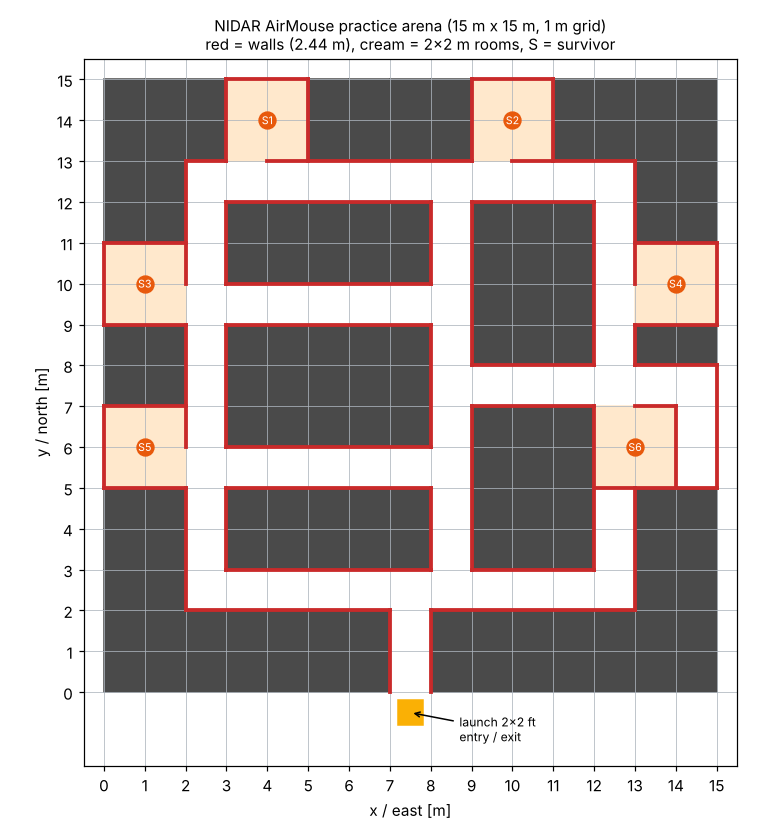
#> input picture ros2_ws/src/nidar_drone_description/worlds/nidar_arena_top.png, 770 x 836 px; its folder holds only this picture in this run
$ python -i canny_camera.py   (imports and definitions only)
#> lines starting #> are read from the running program, lines starting #| are printed output that depends on the picture; after the words box and inside, x2 and y2 are one past the last pixel; in counts of white or black regions, pixels touching at a corner belong together
"""Camera + Canny-edge obstacle avoidance, for comparison with OA-Stack (not part of OA-Stack).

Camera: forward pinhole, 96x72 px, 70 deg horizontal FOV, tilted 10 deg down, 10 Hz, 3D ray cast
in the same world. Pixels are shaded by surface type, face direction and distance, plus noise
(good indoor lighting; no motion blur). Two avoiders use it:

  canny_reactive  classic edge-density steering: Canny edges, image split into 7 vertical strips,
                  fly toward the strip with the fewest edges near the goal direction, slow down
                  when the centre strip is busy.
  canny_core      ground-plane free space (Lorigo/Ulrich style): in every image column the first
                  Canny edge from the bottom is taken as where an obstacle meets the floor; its
                  angle below the horizon and the camera height give a distance. These distances
                  replace the lidar in the SAME VFH+ / braking-limit / CBF core OA-Stack uses.
Neither can see ducts (they do not touch the floor) or judge height, so both fly at cruise.
"""
from __future__ import annotations

import math

import numpy as np
from scipy import ndimage

from bench_avoidance import ray_batch
from sim.world import RES

W, H = 96, 72
HFOV, TILT = math.radians(70.0), math.radians(-10.0)
VFOV = 2 * math.atan(math.tan(HFOV / 2) * H / W)
MAX_R = 8.0
ALBEDO = {0: 0.70, 1: 0.70, 2: 0.55, 3: 0.50, 4: 0.45, "person": 0.35, "floor": 0.62, "ceiling": 0.85}


# [20 lines left out: functions body_rays, kind_grid, not called in this run]


class Camera:
    # [33 lines left out: functions __init__, image, not called in this run]


def canny(img, sigma=1.0, lo=0.05, hi=0.12):
    """Canny (1986): Gaussian blur, Sobel gradient, non-maximum suppression, hysteresis."""
#> called with sigma = 1, lo = 0.05, hi = 0.12
    g = ndimage.gaussian_filter(img, sigma)
    gx, gy = ndimage.sobel(g, 1), ndimage.sobel(g, 0)
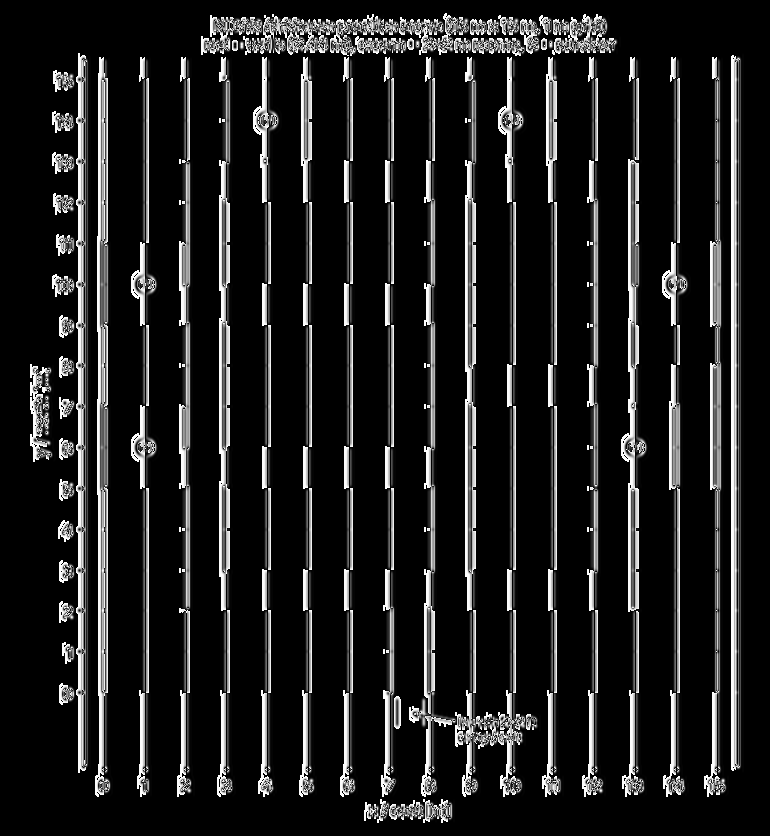
#> gx: shape (836, 770); min 0, max 255, mean 31.2
    mag = np.hypot(gx, gy)
    ang = (np.rad2deg(np.arctan2(gy, gx)) + 180) % 180
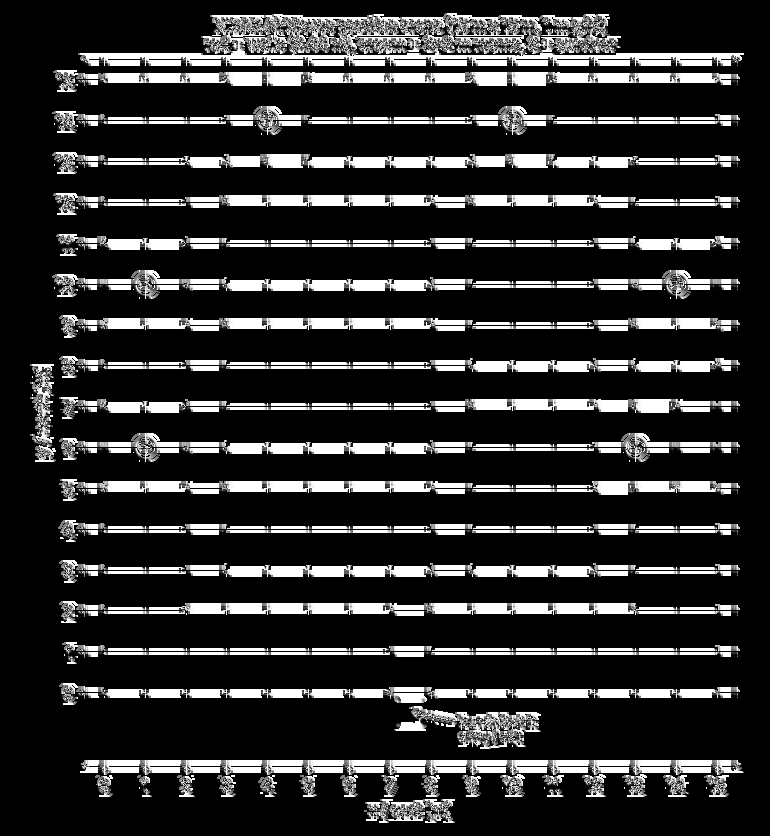
#> ang: shape (836, 770) float16; min 0, max 90, mean 16.2; drawn with min black and max white
    q = np.zeros_like(ang, dtype=int)
    q[(ang >= 22.5) & (ang < 67.5)] = 1
    q[(ang >= 67.5) & (ang < 112.5)] = 2
    q[(ang >= 112.5) & (ang < 157.5)] = 3
    p = np.pad(mag, 1)
    nb = {0: ((0, 1), (0, -1)), 1: ((1, 1), (-1, -1)), 2: ((1, 0), (-1, 0)), 3: ((1, -1), (-1, 1))}
    keep = np.zeros_like(mag, dtype=bool)
    for k, ((a1, b1), (a2, b2)) in nb.items():
        n1 = p[1 + a1:1 + a1 + mag.shape[0], 1 + b1:1 + b1 + mag.shape[1]]
        n2 = p[1 + a2:1 + a2 + mag.shape[0], 1 + b2:1 + b2 + mag.shape[1]]
        keep |= (q == k) & (mag >= n1) & (mag >= n2)
#> this loop made 4 passes
#> pass 1, in canny, `n2 = p[1 + a2:1 + a2 + mag.shape[0], 1 + b2:1 + b2 + mag.shape[1]]`:
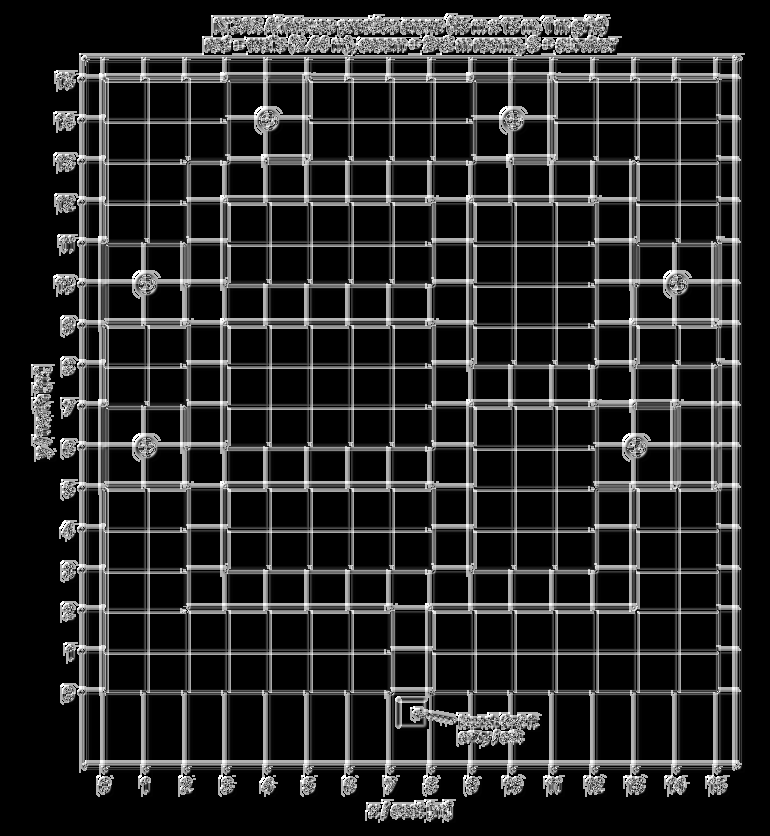
#> n2: shape (836, 770) float16; min 0, max 360.5, mean 55.5; drawn with min black and max white
#> pass 1, in canny, `keep |= (q == k) & (mag >= n1) & (mag >= n2)`:
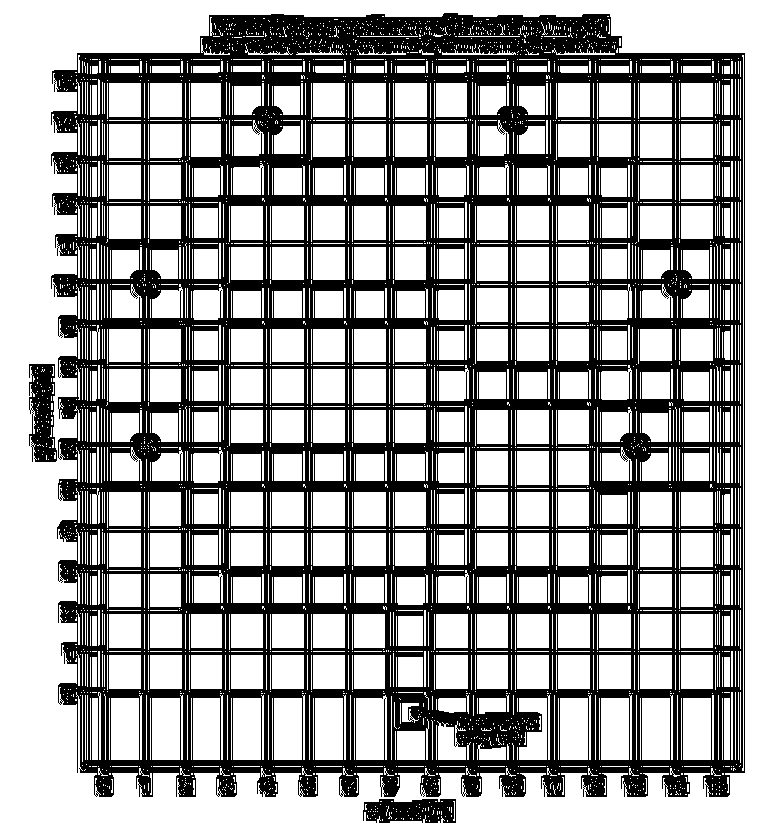
#> keep: shape (836, 770) bool; 64.9% white; 3 black regions, box (x1, y1, x2, y2) and area: (51, 13, 745, 797) 222192, (29, 364, 57, 462) 2018, (363, 799, 456, 823) 1798
#> after the loop:
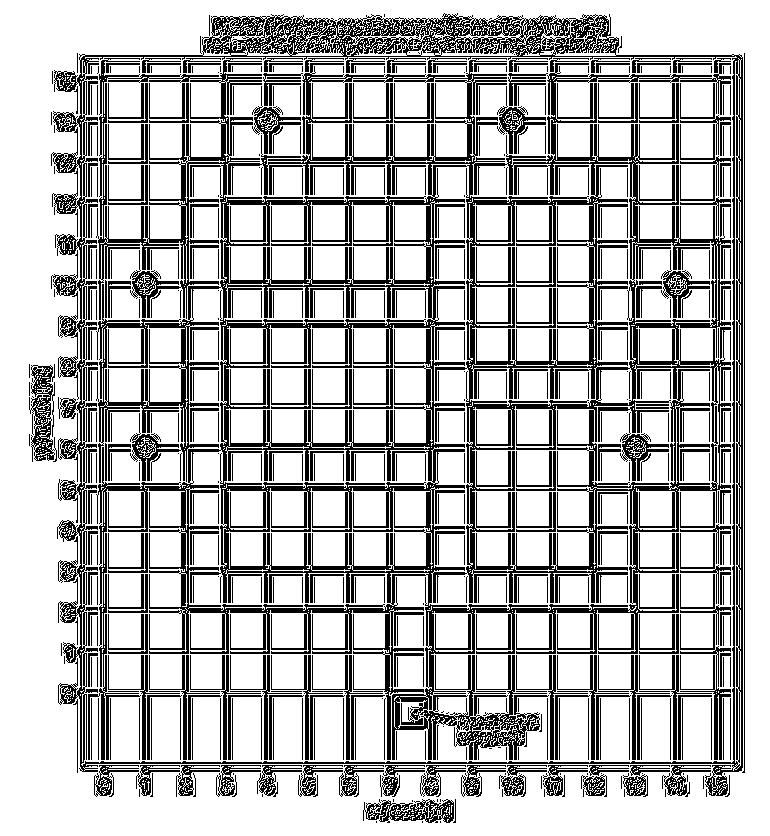
#> keep: shape (836, 770) bool; 72.9% white; 574 black regions (133 under 20 px), largest, box (x1, y1, x2, y2) and area: (88, 58, 731, 760) 94787, (51, 13, 743, 796) 26247, (29, 364, 57, 462) 1408
    nms = mag * keep
    strong, weak = nms >= hi, nms >= lo
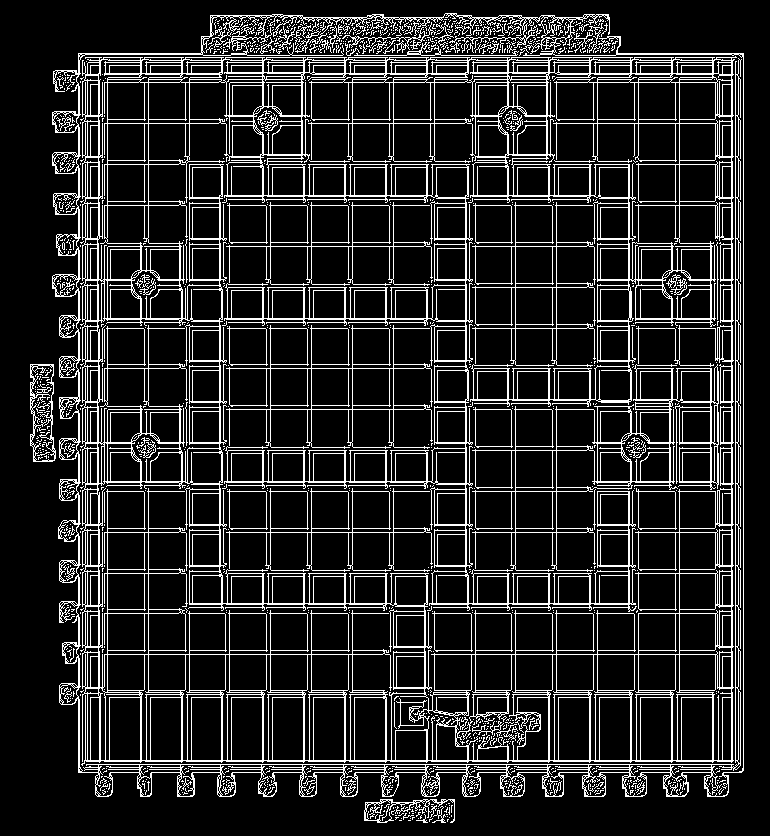
#> strong: shape (836, 770) bool; 14.7% white in thin lines or dots, all inside (x1, y1, x2, y2) = (30, 13, 744, 823)
    lab, n = ndimage.label(weak, structure=np.ones((3, 3)))
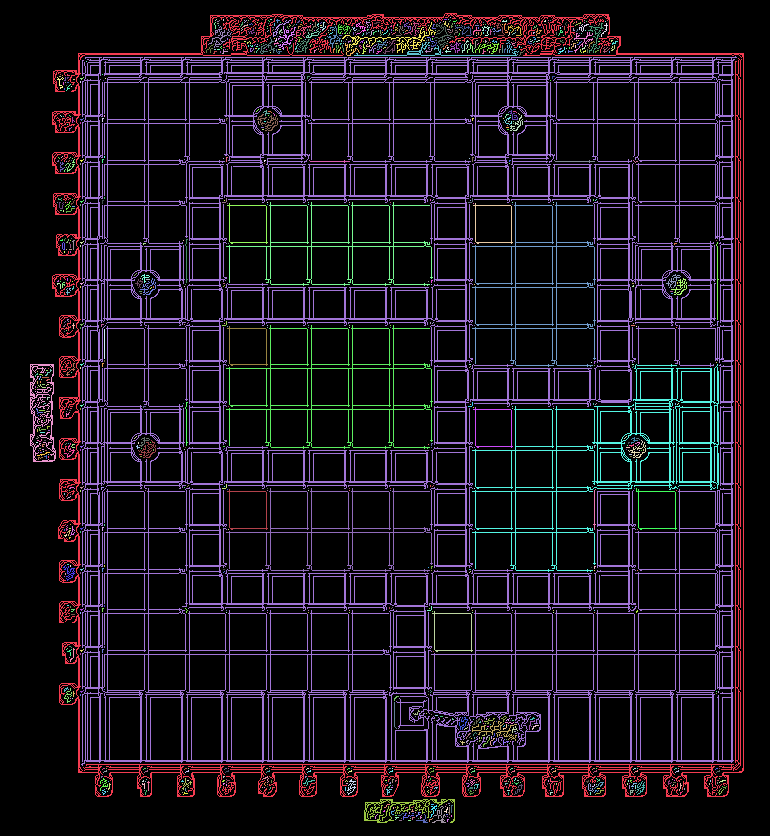
#> lab: shape (836, 770) int32; 1142 distinct labels, from 0 to 1141; one colour per label, 0 black
#> n = 1141
    good = np.zeros(n + 1, dtype=bool)
    good[np.unique(lab[strong])] = True
    good[0] = False
    return good[lab]


# [13 lines left out: function ground_ranges, not called in this run]


class CannyReactive:
    """Edge-density steering on 7 strips of the lower 2/3 of the image."""
    def __init__(self, v_max=0.8):
        self.v_max = v_max
        self.centres = np.linspace(HFOV / 2, -HFOV / 2, 7 * 2 + 1)[1::2]     # strip centre angles, left->right

    # [11 lines left out: function command, not called in this run]

>>> import cv2
>>> picture = cv2.imread('../../ros2_ws/src/nidar_drone_description/worlds/nidar_arena_top.png', cv2.IMREAD_GRAYSCALE)
>>> result = canny(picture)
